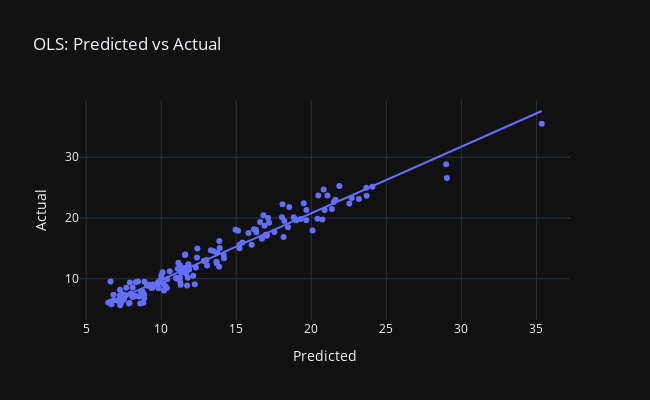

The cell this chart's notebook holds for it:
### Code cell
#Look at model plot
x_test_with_intercept = sm.add_constant(X_test)
y_pred = lr.predict(x_test_with_intercept)

#plot the scatter plot between the fitted values and actual test values for repsonse variable
fig = px.scatter(x=y_pred, y=y_test, template="plotly_dark", trendline="ols", height=400, width=650, title="OLS: Predicted vs Actual")
fig.update_layout(xaxis_title="Predicted", yaxis_title="Actual")

### Figure 1 — Plotly figure (JSON) as saved in the notebook; plotly's stock layout.template omitted (floating-point values rounded to 4 significant figures; data arrays with more than 128 entries replaced by an {"elided": "..."} marker saying what was removed)
{"data": [{"hovertemplate": "x=%{x}<br>y=%{y}<extra></extra>", "legendgroup": "", "marker": {"color": "#636efa", "symbol": "circle"}, "mode": "markers", "name": "", "orientation": "v", "showlegend": false, "type": "scatter", "x": {"elided": "152 float values"}, "xaxis": "x", "y": {"elided": "152 float values"}, "yaxis": "y"}, {"hovertemplate": "<b>OLS trendline</b><br>y = 1.09691 * x + -1.16659<br>R<sup>2</sup>=0.947361<br><br>x=%{x}<br>y=%{y} <b>(trend)</b><extra></extra>", "legendgroup": "", "marker": {"color": "#636efa", "symbol": "circle"}, "mode": "lines", "name": "", "showlegend": false, "type": "scatter", "x": {"elided": "152 float values"}, "xaxis": "x", "y": {"elided": "152 float values"}, "yaxis": "y"}], "layout": {"height": 400, "legend": {"tracegroupgap": 0}, "title": {"text": "OLS: Predicted vs Actual"}, "width": 650, "xaxis": {"anchor": "y", "domain": [0, 1], "title": {"text": "Predicted"}}, "yaxis": {"anchor": "x", "domain": [0, 1], "title": {"text": "Actual"}}}}
